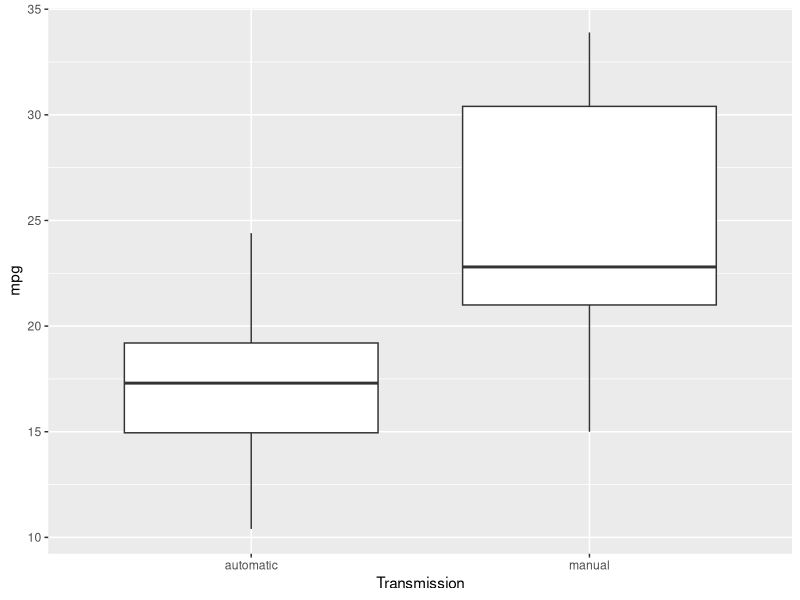
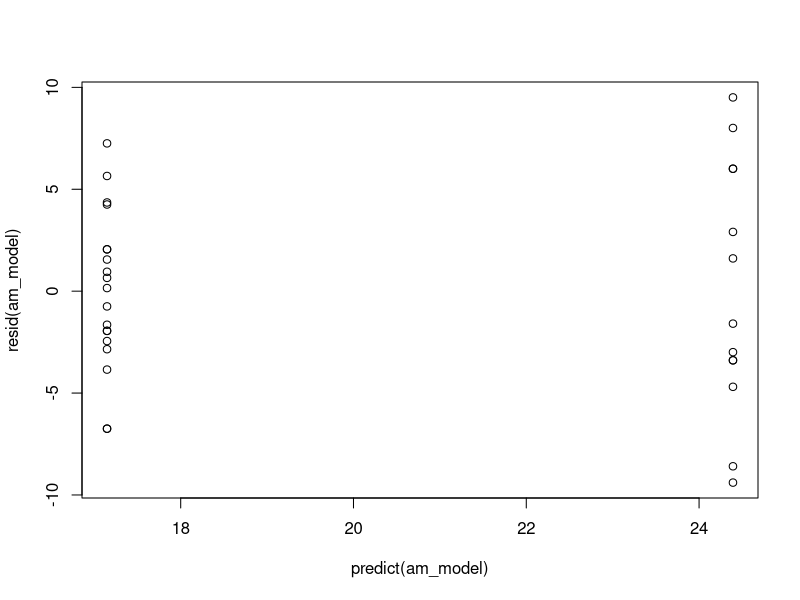
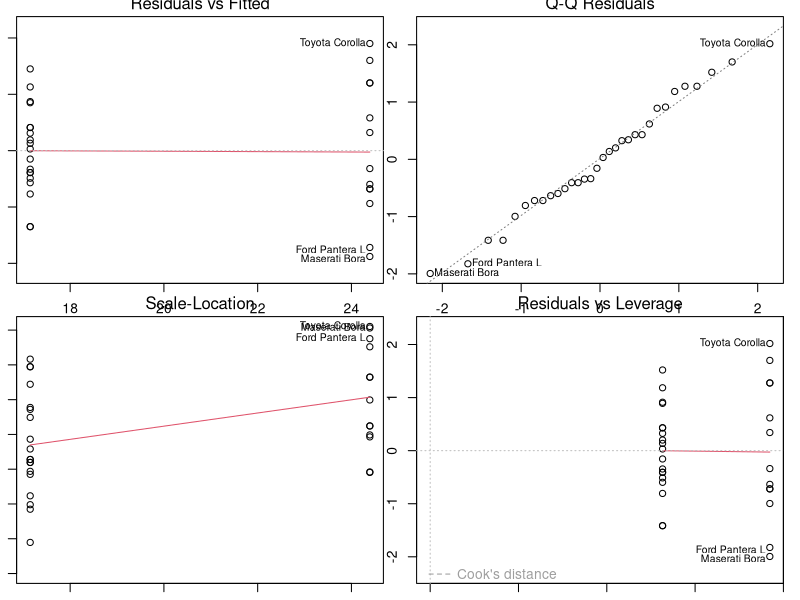
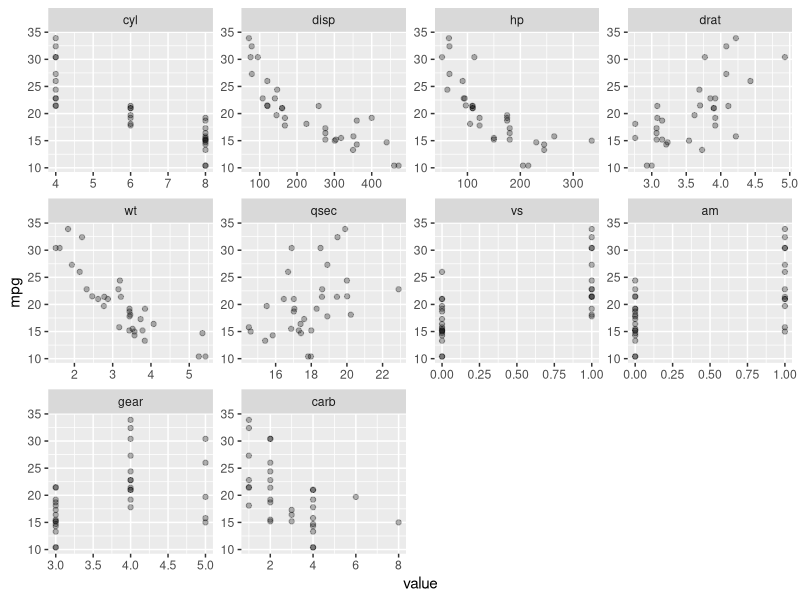
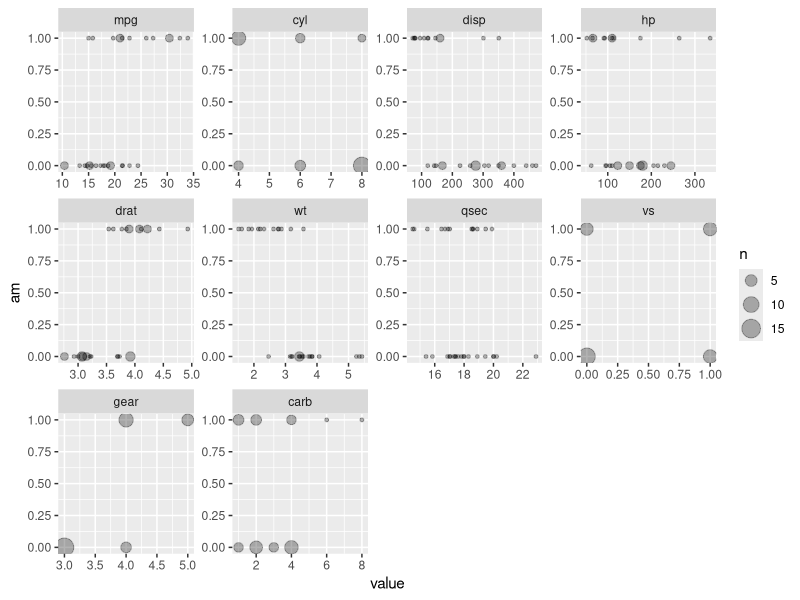
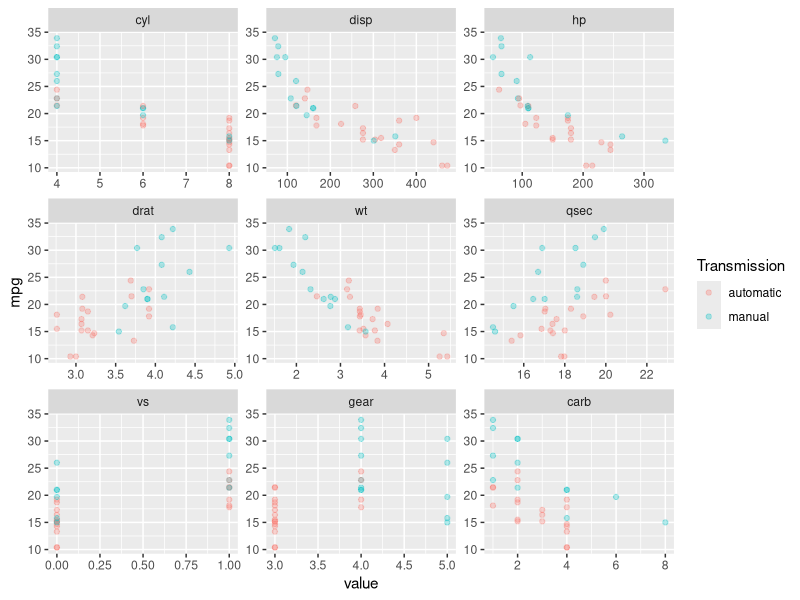
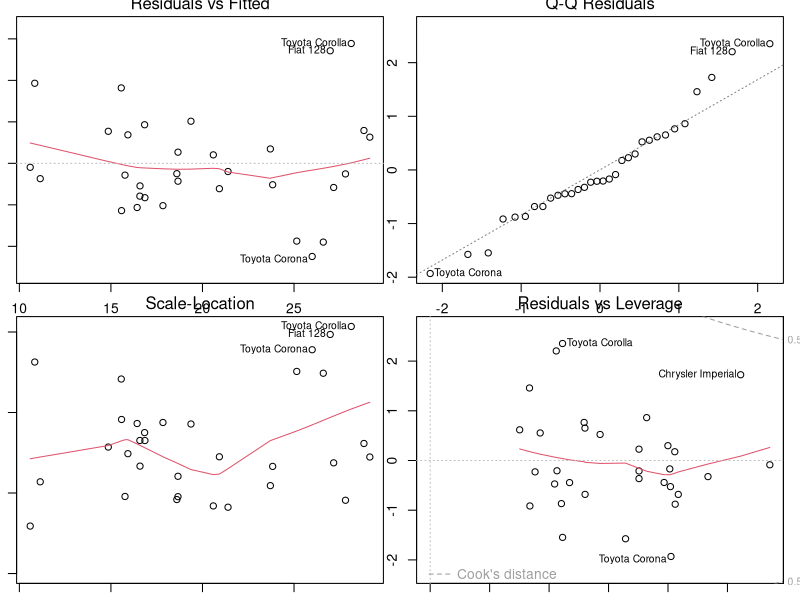

The R script that drew these images, in order: (Note: this script raises an error after producing the figures.)
library(tidyverse)
library(lattice)
library(reshape2)
install.packages("car")
install.packages("ggpubr")
library(car)
library(ggpubr)
car_df <- mtcars
colnames(mtcars)
?mtcars
summary(mtcars)
str(mtcars)
head(mtcars)


car_df2 <- melt(car_df, "mpg") #changes df from car level to mpg*var level
png(filename = "mpg_var_relation.png")
p1 <- ggplot(data = car_df2, aes(value, mpg)) + geom_point(alpha = 0.3) + facet_wrap(.~variable, scales = "free")
p1
dev.off()

car_df3 <- melt(car_df, "am")
png(filename = "am_var_relation.png")
p2 <- ggplot(data = car_df3, aes(value, am)) + geom_count(alpha = 0.3) + facet_wrap(.~variable, scales = "free")
p2
dev.off()

p5 <- ggplot(data = car_df, aes(factor(am, levels = c(0,1), labels = c('automatic', 'manual') ), mpg)) +
    geom_boxplot() + 
    labs(x = "Transmission")
p5

#BEST PLOT
car_df4 <- melt(car_df, c("mpg", "am"))
png(filename = "mpg_am_var_relation.png")
p3 <- ggplot(data = car_df4, aes(value, mpg)) + 
    geom_point(aes(color = factor(am, levels = c(0,1), labels = c('automatic', 'manual'))), alpha = 0.3) + 
    facet_wrap(.~variable, scales = "free") +
    labs(color = "Transmission")
p3
dev.off()

factor_names <- c("cyl", "vs", "am", "gear", "carb")
car_df[,factor_names] <- lapply(car_df[,factor_names], factor)

am_model <- lm(mpg~am, data=car_df)
summary(am_model)
plot(predict(am_model), resid(am_model))
par(mfrow = c(2,2), mar = c(1,1,1,1))
plot(am_model)

full_model <- lm(mpg~., data = car_df)
summary(full_model)

am_wt_model <- lm(mpg~am+wt, data=car_df)
summary(am_wt_model)

am_hp_model <- lm(mpg~am+hp, data=car_df)
summary(am_hp_model)

am_disp_model <- lm(mpg~am+disp, data = car_df)
summary(am_disp_model)

anova(am_model, am_wt_model)

#BEST MODEL
am_wt_cyl_model <- lm(mpg~am+wt+cyl, data = car_df)
summary(am_wt_cyl_model)
confint(am_wt_cyl_model)

am_wt_cyl_carb <- lm(mpg~am+wt+cyl+carb, data = car_df)
summary(am_wt_cyl_carb)

am_wt_cyl_hp_model <- lm(mpg~am+wt+cyl+hp, data = car_df)
summary(am_wt_cyl_hp_model)
confint(am_wt_cyl_hp_model)

anova(am_model,am_wt_model, am_wt_cyl_model, am_wt_cyl_hp_model, full_model)
sqrt(vif(am_wt_cyl_model))
sqrt(vif(am_wt_cyl_hp_model))
sqrt(vif(full_model))

#Diagnostics on selected model
summary(am_wt_cyl_model)
confint(am_wt_cyl_model)

png(filename = "model_diagnostics.png")
par(mfrow = c(2,2), mar = c(1,1,1,1))
p4 <- plot(am_wt_cyl_model)
p4
dev.off()
dfbetas(am_wt_cyl_model)
hatvalues(am_wt_cyl_model)



###SCRATCH WORK
factor_names <- c("cyl", "vs", "am", "gear", "carb")
car_df[,factor_names] <- lapply(car_df[,factor_names], factor)

car_df3 <- subset(car_df2, variable %in% c("cyl", "am"))
test <- mtcars %>%
    gather(-mpg, -hp, -cyl, key = "var", value = "value")

test2 <- melt(car_df, c("mpg", "hp", "cyl"))
test3 <- pivot_longer(data=car_df, cols = !mpg, names_to = "var")
with(car_df, plot(disp,mpg))
with(car_df, plot(cyl,mpg))

plot(mpg~., data=car_df)

with(car_df, xyplot(mpg ~ as.factor(am) | cyl))
